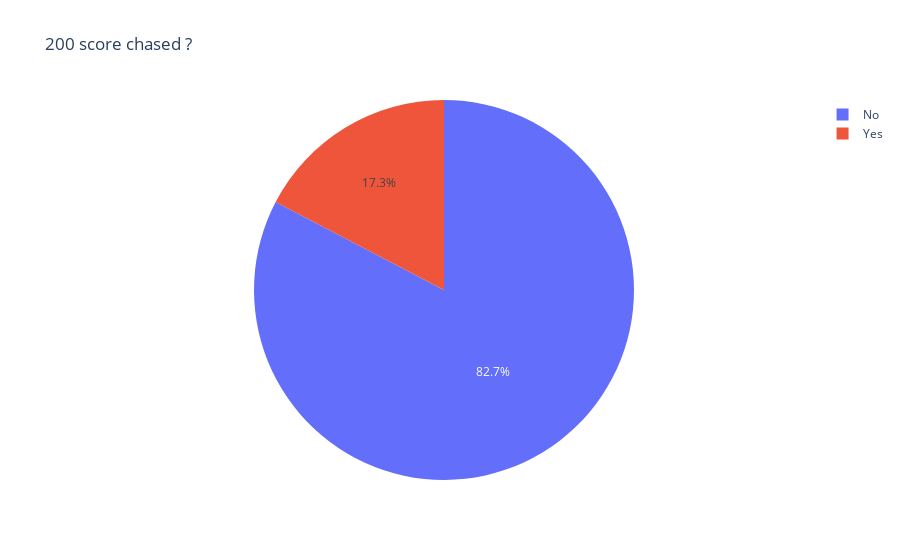

Notebook source saved alongside this figure:
### Code cell
trace0 = go.Pie(labels=labels, values=slices,
              hoverinfo='label+value')

layout=go.Layout(title='200 score chased ?')
fig = go.Figure(data=[trace0], layout=layout)
iplot(fig)

### Figure 1 — Plotly figure (JSON) as saved in the notebook; plotly's stock layout.template omitted (floating-point values rounded to 4 significant figures)
{"data": [{"hoverinfo": "label+value", "labels": ["No", "Yes"], "type": "pie", "values": [62, 13]}], "layout": {"title": {"text": "200 score chased ?"}}}
